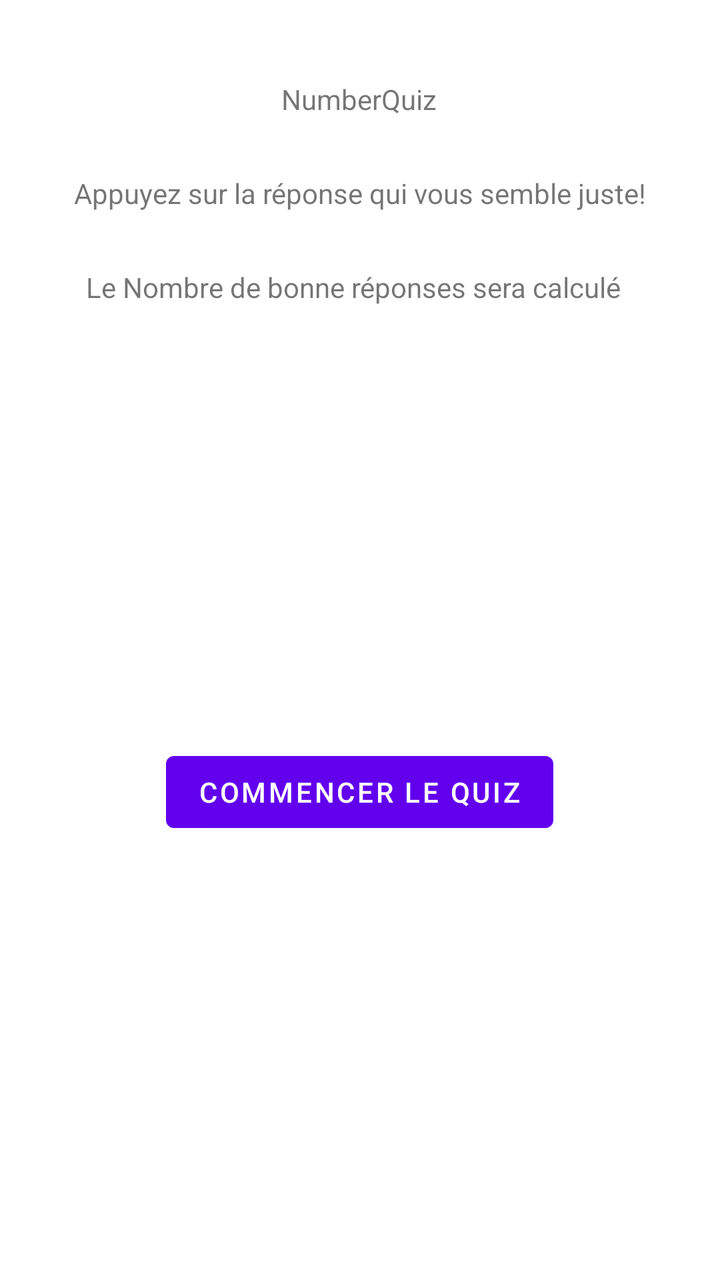
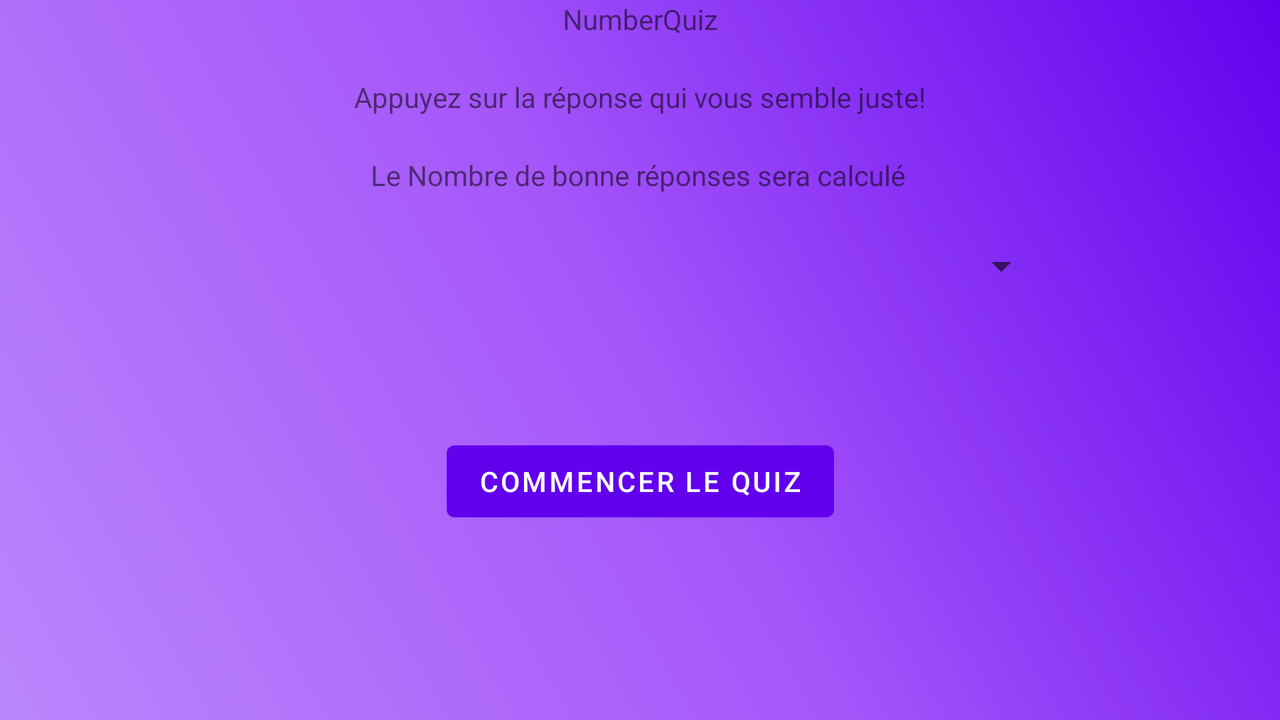

An Android layout and its configuration variant, each rendered on a device that would load it. The default file and the variant file are quoted in full after the pictures.
<!-- AndroidManifest.xml: application theme Theme.NumberQuiz -->
<!-- res/layout/activity_main.xml -->
<?xml version="1.0" encoding="utf-8"?>
<androidx.constraintlayout.widget.ConstraintLayout xmlns:android="http://schemas.android.com/apk/res/android"
    xmlns:app="http://schemas.android.com/apk/res-auto"
    xmlns:tools="http://schemas.android.com/tools"
    android:layout_width="match_parent"
    android:layout_height="match_parent"
    tools:context=".MainActivity">

    <TextView
        android:id="@+id/titleView"
        android:layout_width="wrap_content"
        android:layout_height="wrap_content"
        android:layout_marginTop="40dp"
        android:text="NumberQuiz"
        app:layout_constraintEnd_toEndOf="parent"
        app:layout_constraintHorizontal_bias="0.498"
        app:layout_constraintStart_toStartOf="parent"
        app:layout_constraintTop_toTopOf="parent" />

    <TextView
        android:id="@+id/quizDesc1"
        android:layout_width="wrap_content"
        android:layout_height="wrap_content"
        android:layout_marginTop="28dp"
        android:text="Appuyez sur la réponse qui vous semble juste!"
        app:layout_constraintEnd_toEndOf="parent"
        app:layout_constraintStart_toStartOf="parent"
        app:layout_constraintTop_toBottomOf="@+id/titleView" />

    <TextView
        android:id="@+id/quizDesc2"
        android:layout_width="wrap_content"
        android:layout_height="wrap_content"
        android:layout_marginTop="28dp"
        android:text="Le Nombre de bonne réponses sera calculé"
        app:layout_constraintEnd_toEndOf="parent"
        app:layout_constraintHorizontal_bias="0.466"
        app:layout_constraintStart_toStartOf="parent"
        app:layout_constraintTop_toBottomOf="@+id/quizDesc1" />

    <Button
        android:id="@+id/startButton"
        android:layout_width="wrap_content"
        android:layout_height="wrap_content"
        android:layout_marginBottom="220dp"
        android:text="Commencer le Quiz"
        android:filterTouchesWhenObscured="true"
        app:layout_constraintBottom_toBottomOf="parent"
        app:layout_constraintEnd_toEndOf="parent"
        app:layout_constraintHorizontal_bias="0.498"
        app:layout_constraintStart_toStartOf="parent" />

</androidx.constraintlayout.widget.ConstraintLayout>
<!-- resources referenced by this layout -->
<resources>
  <style name="Theme.NumberQuiz" parent="Theme.MaterialComponents.DayNight.DarkActionBar">
          
          <item name="colorPrimary">@color/purple_500</item>
          <item name="colorPrimaryVariant">@color/purple_700</item>
          <item name="colorOnPrimary">@color/white</item>
          
          <item name="colorSecondary">@color/teal_200</item>
          <item name="colorSecondaryVariant">@color/teal_700</item>
          <item name="colorOnSecondary">@color/black</item>
          
          <item name="android:statusBarColor">?attr/colorPrimaryVariant</item>
          
      </style>
  <color name="purple_500">#FF6200EE</color>
  <color name="purple_700">#FF3700B3</color>
  <color name="white">#FFFFFFFF</color>
  <color name="teal_200">#FF03DAC5</color>
  <color name="teal_700">#FF018786</color>
  <color name="black">#FF000000</color>
</resources>
<!-- res/layout-land/activity_main.xml (the repository's variant of the layout above) -->
<!-- drawn on the phone turned sideways -->
<?xml version="1.0" encoding="utf-8"?>
<androidx.constraintlayout.widget.ConstraintLayout xmlns:android="http://schemas.android.com/apk/res/android"
    xmlns:app="http://schemas.android.com/apk/res-auto"
    xmlns:tools="http://schemas.android.com/tools"
    android:background="@drawable/gradient_theme"
    android:layout_width="match_parent"
    android:layout_height="match_parent">

    <TextView
        android:id="@+id/titleView"
        android:layout_width="wrap_content"
        android:layout_height="wrap_content"
        android:text="NumberQuiz"
        app:layout_constraintEnd_toEndOf="parent"
        app:layout_constraintStart_toStartOf="parent"
        app:layout_constraintTop_toTopOf="parent" />

    <TextView
        android:id="@+id/quizDesc1"
        android:layout_width="wrap_content"
        android:layout_height="wrap_content"
        android:layout_marginTop="20dp"
        android:text="Appuyez sur la réponse qui vous semble juste!"
        app:layout_constraintEnd_toEndOf="parent"
        app:layout_constraintStart_toStartOf="parent"
        app:layout_constraintTop_toBottomOf="@+id/titleView" />

    <TextView
        android:id="@+id/quizDesc2"
        android:layout_width="wrap_content"
        android:layout_height="wrap_content"
        android:layout_marginTop="20dp"
        android:text="Le Nombre de bonne réponses sera calculé"
        app:layout_constraintEnd_toEndOf="parent"
        app:layout_constraintHorizontal_bias="0.498"
        app:layout_constraintStart_toStartOf="parent"
        app:layout_constraintTop_toBottomOf="@+id/quizDesc1" />

    <Button
        android:id="@+id/startButton"
        android:layout_width="wrap_content"
        android:layout_height="wrap_content"
        android:filterTouchesWhenObscured="true"
        android:text="Commencer le Quiz"
        app:layout_constraintBottom_toBottomOf="parent"
        app:layout_constraintEnd_toEndOf="parent"
        app:layout_constraintStart_toStartOf="parent"
        app:layout_constraintTop_toTopOf="@+id/difficultySpinner" />

    <Spinner
        android:id="@+id/difficultySpinner"
        android:layout_width="409dp"
        android:layout_height="wrap_content"
        android:layout_marginTop="24dp"
        android:spinnerMode="dropdown"
        app:layout_constraintEnd_toEndOf="parent"
        app:layout_constraintStart_toStartOf="parent"
        app:layout_constraintTop_toBottomOf="@+id/quizDesc2" />

</androidx.constraintlayout.widget.ConstraintLayout>
<!-- resources referenced by the variant -->
<!-- as the phone turned sideways resolves them -->
<resources>
  <!-- drawable gradient_theme (drawable) -->
  <?xml version="1.0" encoding="utf-8"?>
  <shape xmlns:android="http://schemas.android.com/apk/res/android">
      <gradient
          android:type="linear"
          android:angle="45"
          android:startColor="@color/purple_200"
          android:centerColor="@color/purple_300"
          android:endColor="@color/purple_500" />
  </shape>
  <style name="Theme.NumberQuiz" parent="Theme.MaterialComponents.DayNight.DarkActionBar">
          
          <item name="colorPrimary">@color/purple_500</item>
          <item name="colorPrimaryVariant">@color/purple_700</item>
          <item name="colorOnPrimary">@color/white</item>
          
          <item name="colorSecondary">@color/teal_200</item>
          <item name="colorSecondaryVariant">@color/teal_700</item>
          <item name="colorOnSecondary">@color/black</item>
          
          <item name="android:statusBarColor">?attr/colorPrimaryVariant</item>
          
      </style>
  <color name="purple_200">#FFBB86FC</color>
  <color name="purple_300">#FFA556FA</color>
  <color name="purple_500">#FF6200EE</color>
  <color name="purple_700">#FF3700B3</color>
  <color name="white">#FFFFFFFF</color>
  <color name="teal_200">#FF03DAC5</color>
  <color name="teal_700">#FF018786</color>
  <color name="black">#FF000000</color>
</resources>
